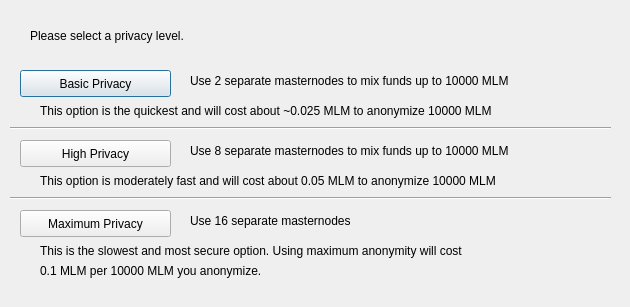
<?xml version="1.0" encoding="UTF-8"?>
<ui version="4.0">
 <class>ObfuscationConfig</class>
 <widget class="QDialog" name="ObfuscationConfig">
  <property name="geometry">
   <rect>
    <x>0</x>
    <y>0</y>
    <width>630</width>
    <height>307</height>
   </rect>
  </property>
  <property name="windowTitle">
   <string>Configure Obfuscation</string>
  </property>
  <widget class="QPushButton" name="buttonBasic">
   <property name="geometry">
    <rect>
     <x>20</x>
     <y>70</y>
     <width>151</width>
     <height>27</height>
    </rect>
   </property>
   <property name="text">
    <string>Basic Privacy</string>
   </property>
  </widget>
  <widget class="QPushButton" name="buttonHigh">
   <property name="geometry">
    <rect>
     <x>20</x>
     <y>140</y>
     <width>151</width>
     <height>27</height>
    </rect>
   </property>
   <property name="text">
    <string>High Privacy</string>
   </property>
  </widget>
  <widget class="QPushButton" name="buttonMax">
   <property name="geometry">
    <rect>
     <x>20</x>
     <y>210</y>
     <width>151</width>
     <height>27</height>
    </rect>
   </property>
   <property name="text">
    <string>Maximum Privacy</string>
   </property>
  </widget>
  <widget class="QLabel" name="label">
   <property name="geometry">
    <rect>
     <x>30</x>
     <y>20</y>
     <width>571</width>
     <height>31</height>
    </rect>
   </property>
   <property name="text">
    <string>Please select a privacy level.</string>
   </property>
  </widget>
  <widget class="QLabel" name="label_2">
   <property name="geometry">
    <rect>
     <x>190</x>
     <y>70</y>
     <width>421</width>
     <height>21</height>
    </rect>
   </property>
   <property name="text">
    <string>Use 2 separate masternodes to mix funds up to 10000 MLM</string>
   </property>
  </widget>
  <widget class="QLabel" name="label_3">
   <property name="geometry">
    <rect>
     <x>190</x>
     <y>140</y>
     <width>411</width>
     <height>21</height>
    </rect>
   </property>
   <property name="text">
    <string>Use 8 separate masternodes to mix funds up to 10000 MLM</string>
   </property>
  </widget>
  <widget class="QLabel" name="label_4">
   <property name="geometry">
    <rect>
     <x>190</x>
     <y>210</y>
     <width>421</width>
     <height>21</height>
    </rect>
   </property>
   <property name="text">
    <string>Use 16 separate masternodes</string>
   </property>
  </widget>
  <widget class="QLabel" name="label_6">
   <property name="geometry">
    <rect>
     <x>40</x>
     <y>100</y>
     <width>561</width>
     <height>21</height>
    </rect>
   </property>
   <property name="text">
    <string>This option is the quickest and will cost about ~0.025 MLM to anonymize 10000 MLM</string>
   </property>
  </widget>
  <widget class="QLabel" name="label_7">
   <property name="geometry">
    <rect>
     <x>40</x>
     <y>170</y>
     <width>561</width>
     <height>21</height>
    </rect>
   </property>
   <property name="text">
    <string>This option is moderately fast and will cost about 0.05 MLM to anonymize 10000 MLM</string>
   </property>
  </widget>
  <widget class="QLabel" name="label_8">
   <property name="geometry">
    <rect>
     <x>40</x>
     <y>240</y>
     <width>561</width>
     <height>21</height>
    </rect>
   </property>
   <property name="text">
    <string>This is the slowest and most secure option. Using maximum anonymity will cost</string>
   </property>
  </widget>
  <widget class="QLabel" name="label_9">
   <property name="geometry">
    <rect>
     <x>40</x>
     <y>260</y>
     <width>561</width>
     <height>21</height>
    </rect>
   </property>
   <property name="text">
    <string>0.1 MLM per 10000 MLM you anonymize.</string>
   </property>
  </widget>
  <widget class="Line" name="line">
   <property name="geometry">
    <rect>
     <x>10</x>
     <y>120</y>
     <width>601</width>
     <height>16</height>
    </rect>
   </property>
   <property name="orientation">
    <enum>Qt::Horizontal</enum>
   </property>
  </widget>
  <widget class="Line" name="line_2">
   <property name="geometry">
    <rect>
     <x>10</x>
     <y>190</y>
     <width>601</width>
     <height>16</height>
    </rect>
   </property>
   <property name="orientation">
    <enum>Qt::Horizontal</enum>
   </property>
  </widget>
 </widget>
 <resources/>
 <connections/>
</ui>
